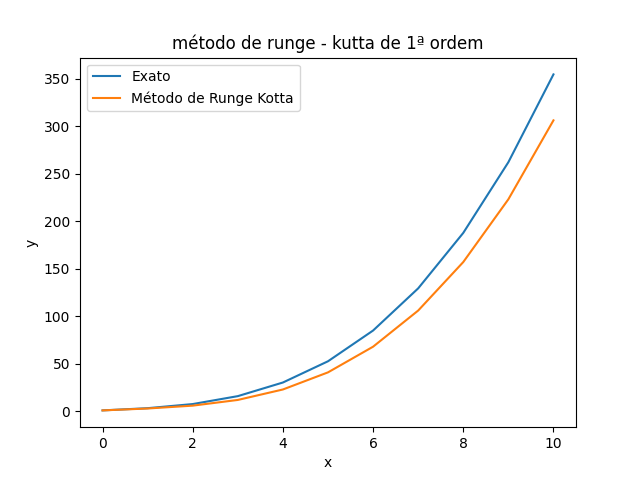

Write the Python code that produced this figure.
import numpy as np
from matplotlib import pyplot as plt
import time
def f(x):
    return pow(x,2) + 2

def f2(x):
    return pow(x,3)/3 + 2*x + 1
x0 = 0
y0 = 1

xf = 10
h = 1

n = int((xf - x0)/h)

x = np.zeros(n + 1)
y = np.zeros(n + 1)

x[0] = x0
y[0] = y0

inicio = time.time()
for i in range(n):
    y[i + 1] = y[i] + f(x[i]) * h
    x[i + 1] = x[i] + h

fim = time.time()

print(fim-inicio)
y_exato = f2(x)

plt.plot(x, y_exato,label = 'Exato')
plt.plot(x,y, label = 'Método de Runge Kotta')
plt.title('método de runge - kutta de 1ª ordem')
plt.xlabel('x')
plt.ylabel('y')
plt.legend()
plt.savefig('runge.png')
plt.show()